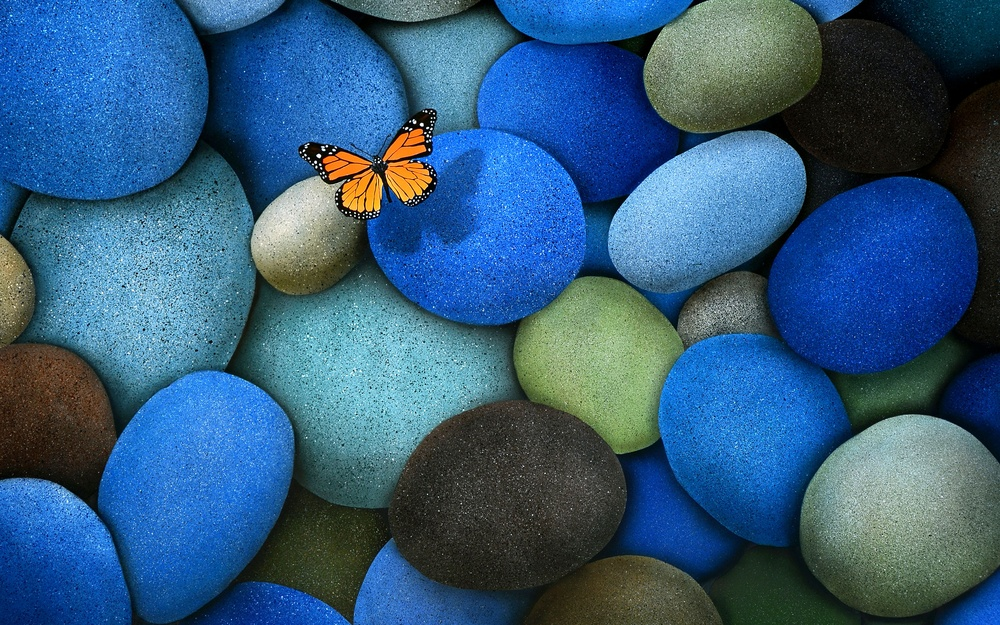
#> input picture 0/data/image.jpeg, 1000 x 625 px, shrunk from 2560 x 1600 before the run, given in place of car.jpg, which was not available
$ python a.py
#> lines starting #> are read from the running program, lines starting #| are printed output that depends on the picture
import numpy as np
import cv2

# assume greyscale
# zoomByReplication
def zoom(x,y,img):
	HEIGHT,WIDTH = img.shape
	part = img[max(0,y-100):min(y+100,HEIGHT),max(0,x-100):min(x+100,WIDTH)]

	ZOOM = 3

	# Repeat cols
	zoomed = np.repeat(part,ZOOM,axis=1)
	# Repeat rows
	zoomed = np.repeat(zoomed,ZOOM,axis=0)
	return zoomed

def click_and_crop(event, x, y, flags, param):
	if event == cv2.EVENT_LBUTTONUP:
		cv2.imshow('frame2',zoom(x,y,img2))

image = ['car.jpg', 'image2.jpg']
img = cv2.imread('data/' + image[0], 1)
#> img is the input picture: shape (625, 1000, 3); mean B, G, R 124.9, 91.4, 51.1
img2 = cv2.imread('data/' + image[0], 0)
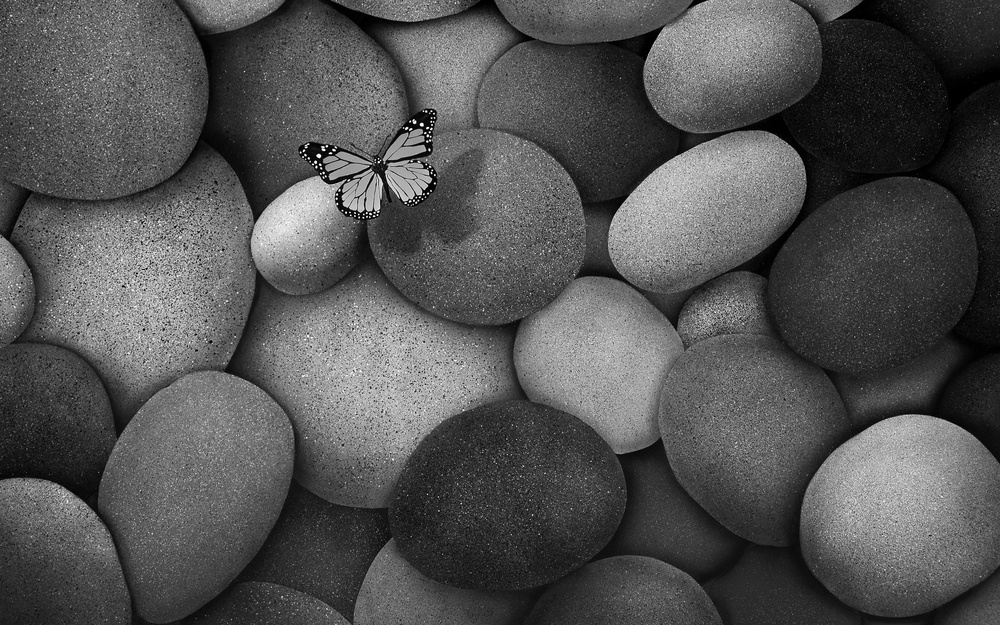
#> img2: shape (625, 1000); min 0, max 255, mean 83.1

cv2.imshow('frame1',img2)
cv2.setMouseCallback("frame1", click_and_crop)


while(True):
	if cv2.waitKey(1) & 0xFF == ord('q'):
#> (key q is pressed here)
		break

cv2.destroyAllWindows()

$ run again, on 3/input/apple.JPG
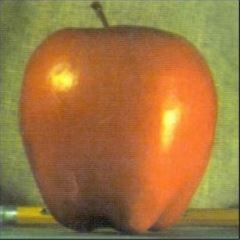
#> input picture 3/input/apple.JPG, 240 x 240 px, given in place of car.jpg, which was not available
#> img is the input picture: shape (240, 240, 3); mean B, G, R 63.7, 117.6, 157.8
#> `img2 = cv2.imread('data/' + image[0], 0)`:
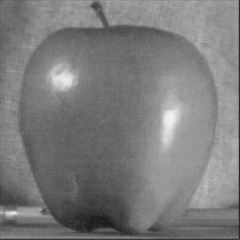
#> img2: shape (240, 240); min 19, max 243, mean 123.5

$ run again, on 3/input/orange.JPG
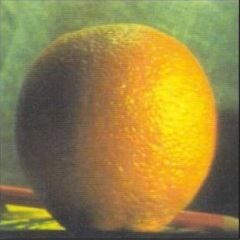
#> input picture 3/input/orange.JPG, 240 x 240 px, given in place of car.jpg, which was not available
#> img is the input picture: shape (240, 240, 3); mean B, G, R 68, 130.4, 149.2
#> `img2 = cv2.imread('data/' + image[0], 0)`:
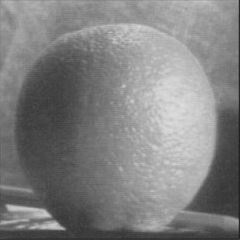
#> img2: shape (240, 240); min 29, max 222, mean 128.9
